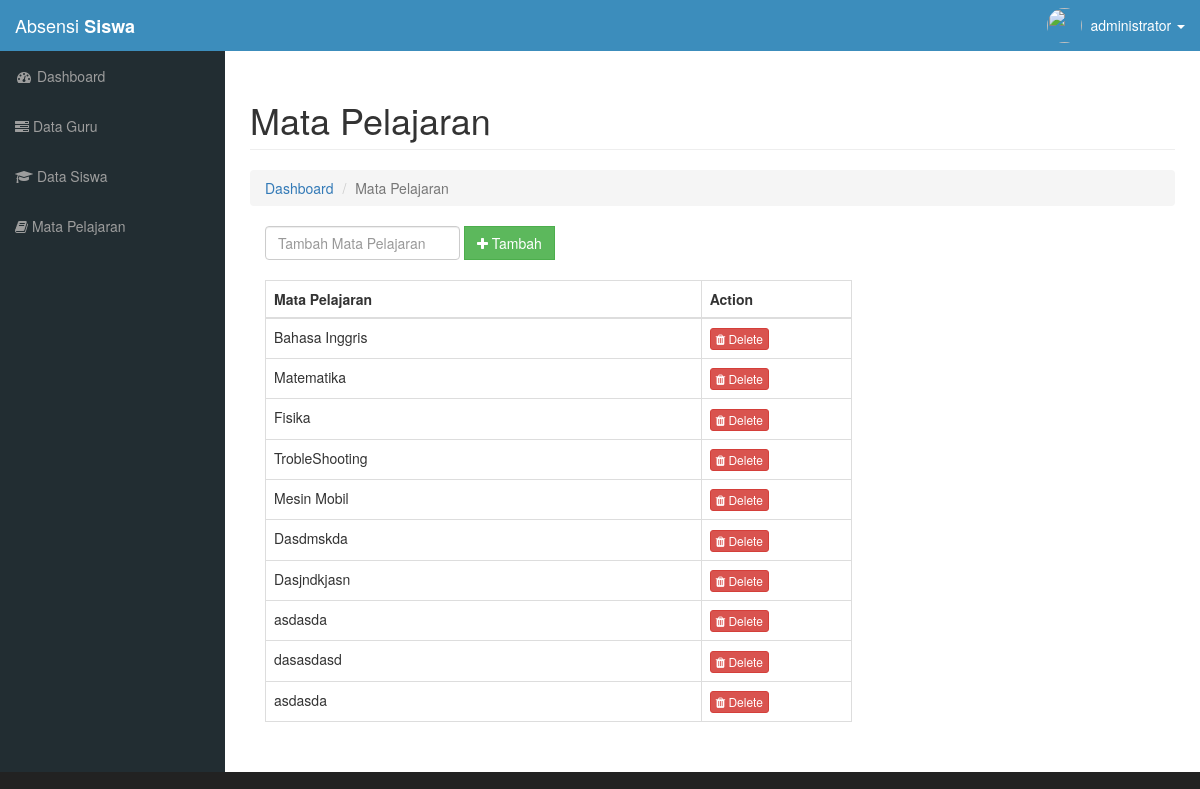
The app's page /admin/tambah_mapel.php (signed in) with its own data.
### tables this page shows
CREATE TABLE `mapel` (
  `id_mapel` int(11) NOT NULL,
  `nama_mapel` varchar(40) NOT NULL
);

### functions/Library.php (called while the page is built, shortened)
<?php
  class Library{
    public function __construct(){
      $this->db = new PDO('mysql:host=localhost;dbname=absensiSiswa;','root','root');
    }
    public function tampil_mapel(){
      $sql   = "SELECT * FROM mapel";
      $query = $this->db->query($sql);
      return $query;
    }
}
 ?>

### admin/tambah_mapel.php (the view, shortened to what this page needs)
<?php
require_once "../template/header.php";
$tampil = $objectSiswa->tampil_mapel();
?>
<div class="row">
    <div class="col-lg-12">
        <h1 class="page-header">Mata Pelajaran</h1>
        <ol class="breadcrumb">
            <li><a href="index.php">Dashboard</a></li>
            <li class="active">Mata Pelajaran</li>
        </ol>
    </div>
</div>
<div class="container-fluid">
  <div class="row">
    <div class="col-md-8">
        <form class="form-inline" action="" method="post">
          <div class="form-group">
            <input type="text" name="mapel" class="form-control" placeholder="Tambah Mata Pelajaran">
          </div>
          <div class="form-group">
            <button type="submit" name="tambah" class="btn btn-success buton-presensi"><i class="fa fa-plus"></i> Tambah</button>
          </div>
        </form><br>
        <div class="table table-responsive">
          <table class="table table-bordered">
            <thead>
              <tr>
                <th>Mata Pelajaran</th>
                <th>Action</th>
              </tr>
            </thead>
            <tbody>
              <?php
              while($row = $tampil->fetch(PDO::FETCH_OBJ)){
                echo "
                <tr>
                  <td>$row->nama_mapel</td>
                  <td class='action-mapel'>
                  <a href='?delete=$row->id_mapel' type='submit' class='btn btn-danger btn-xs'><i class='fa fa-trash'></i> Delete</a>
                  </td>
                </tr>
                ";
              }
               ?>
            </tbody>
          </table>
        </div>
    </div>
  </div>
</div>
<?php require_once "../template/footer.php";?>

### assets/css/sb-admin.css (style rules this page uses)
body { margin-top: 100px; background-color: #222; }
@media (min-width:768px) { body { margin-top: 50px; } }

### assets/css/main.css (style rules this page uses)
.action-mapel { width: 150px; }
.buton-presensi { border-radius: 0px; }

### records on screen
mapel: nama_mapel "Bahasa Inggris"
mapel: nama_mapel "Matematika"
mapel: nama_mapel "Fisika"
mapel: nama_mapel "TrobleShooting"
mapel: nama_mapel "Mesin Mobil"
mapel: nama_mapel "Dasdmskda"
mapel: nama_mapel "Dasjndkjasn"
mapel: nama_mapel "asdasda"
mapel: nama_mapel "dasasdasd"
mapel: nama_mapel "asdasda"

### other values on screen
$nama[0] "administrator"
